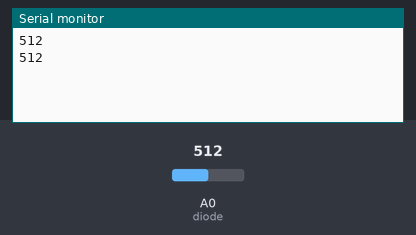
A sketch run on a simulated Arduino Uno, built with avr-gcc and run on an emulated ATmega328P. Parts: the last lines printed to the serial monitor. Inputs (shaded band) come from the test bench; at power-on: A0 (diode) = 512.

Above: at 2.8 s.
2.9 s: A0 (diode) set to 716
At 5.2 s:
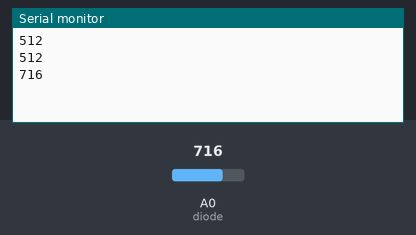
5.6 s: A0 (diode) set to 900
At 7.0 s:
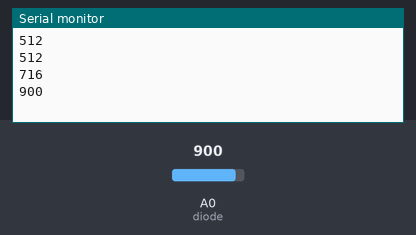
Timing chart, 0 to 8.6 s (numbered marks = the images above; inputs shaded):
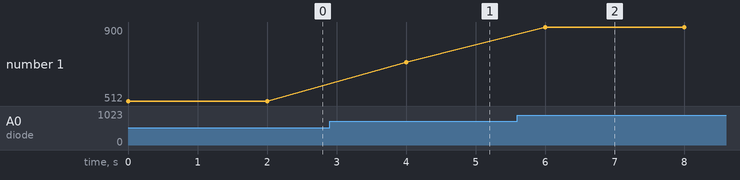

Measured:
- after the input at 2.9 s, the serial monitor: prints a new line after 1.1 s (image 1)
- after the input at 5.6 s, the serial monitor: prints a new line after 0.40 s (image 2)
- plotted number 1: 512 → 716 after the input at 2.9 s, 716 → 900 after the input at 5.6 s

The sketch:

IRledAndPhotoDiodeTest.ino
```cpp
const int diode=A0;
int input=0;

void setup()
{
    Serial.begin(9600);
}

void loop()
{
    input=analogRead(diode);
    Serial.println(input);
    delay(2000);
}
```
